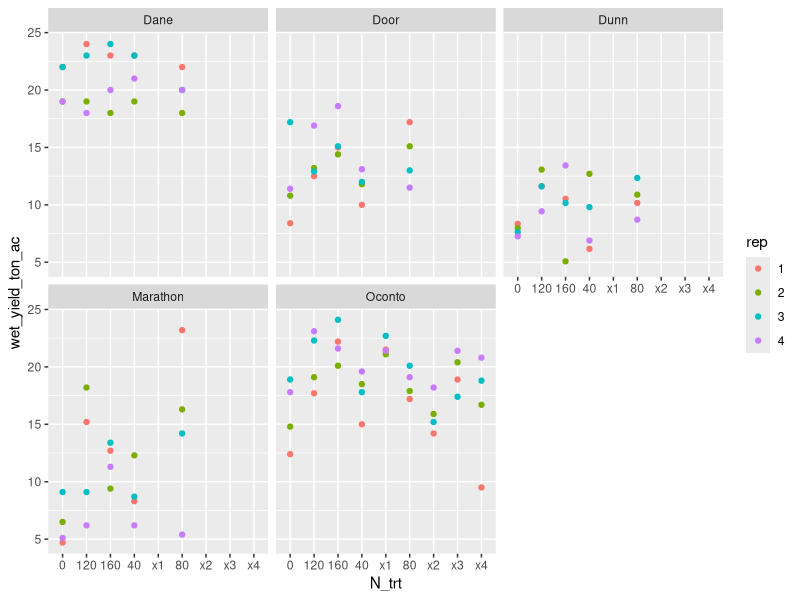

The R source for this figure:
## ---- chunk 1
#Loading Packages
library(car)
library(ggplot2)
library(emmeans)
library(lme4)
library(lmerTest)
library(tidyverse)
library(multcomp)
library(multcompView)
library(dplyr)
#library(glmmTMB)
## ---- chunk 2
#Accessing CSV Data
getwd()
data1= read.csv(file="2022Data.csv")
str(data1)
## ---- chunk 3
data2 = data1 %>%
  mutate(rep= as.factor(rep),
         N_trt= fct_recode(N_trt,
                           "0" = "0",
                           "40" = "40",
                           "80" = "80",
                           "120" = "120",
                           "160" = "160",
                           "x1" = "40 +40(fall and spring)",
                           "x2" = "manure = 111 lbs",
                           "x3" = "manure-111 + 40 spring",
                           "x4" = "surf manure = 66 + 40 in spring")) %>%
  arrange(N_trt)
  

str(data2)
## ---- chunk 4
ggplot(data2, aes(x=N_trt, y= wet_yield_ton_ac, color= rep)) +
  geom_point() +
  facet_wrap(vars(county)) +
  scale_x_discrete(limits =)
